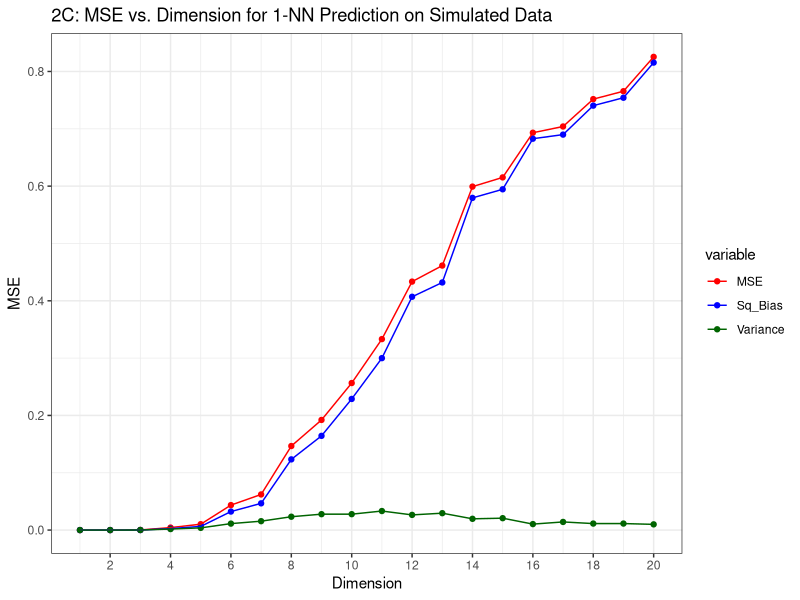
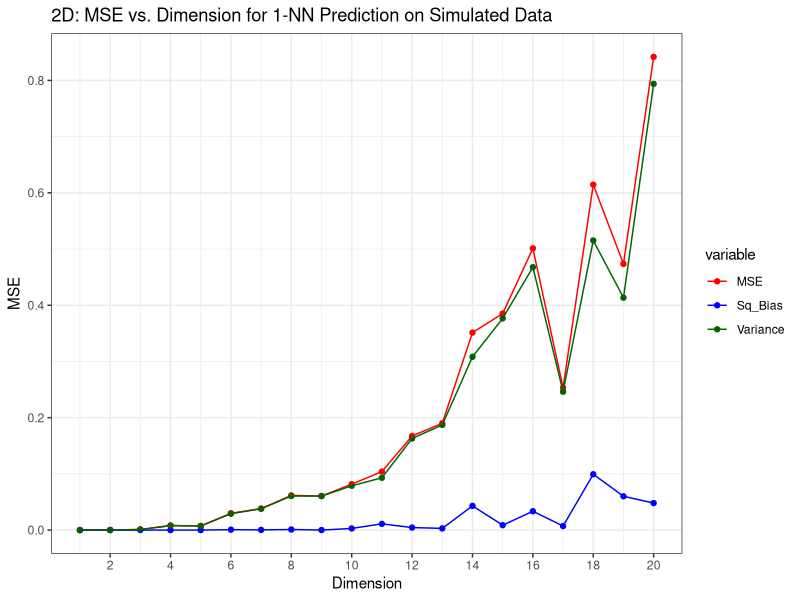

These figures' R source, in order:
## ---- chunk 1
library(class)
library(tidyverse)
library(ggplot2)
library(reshape2)
## ---- chunk 2

set.seed(456)

# generate uniform x
cube <- function(p) {
  x_vects <- matrix(0,1000,p)
  for (i in 1:p) {
    x_vects[,i] = runif(1000, -0.5, 0.5)
  }
  return(x_vects)
}

custom_norm <- function(X, p) {
  if (p == 1) {
    return(rep(0, nrow(X)))
  }
  return(apply(X[,1:floor(p/2), drop=FALSE], 1, function(x) sum(x^2)))
}

# calculate Y and create X,Y df
Y_func <- function(p) {
  X <- cube(p)
  Y <- exp(-8 * custom_norm(X, p))
  data <- as.data.frame(cbind(X,Y))
  names(data) <- c(sapply(seq(1,p), function(x) return(str_interp("X${x}"))), "Y")
  return(data)
}

# Run 100 sims and calc MSE, Bias, Variance
iterate_sims <- function(p, eqn_func, reps=100) {
  estimates <- rep(0,reps)
  for (i in 1:reps) {
    train <- eqn_func(p)
    test.X <- rep(0, ncol(train)-1)
    train.X <- as.matrix(train[,-ncol(train)])
    knn.pred <- knn(train.X,test.X,train$Y,k=1)
    estimate <- as.numeric(as.vector(knn.pred))
    estimates[i] <- estimate
  }
  mse <- mean((estimates - 1)^2)
  sq_bias <- (mean(estimates) - 1)^2
  variance <- mean((estimates - mean(estimates))^2)
  return(c(mse, sq_bias, variance))
}

#Run for p in 1,...,20
dim_matrix <- matrix(0, 20, 4)
for (p in 1:20) {
  mse_stats <- iterate_sims(p, Y_func)
  dim_matrix[p,] <- c(p, mse_stats)
}

dim_df <- as.data.frame(dim_matrix)
names(dim_df) <- c("Dimension", "MSE", "Sq_Bias", "Variance")
dim_tidy <- melt(dim_df, id=c("Dimension"))

dim_tidy %>% ggplot(aes(x=Dimension, y=value, colour=variable)) +
  geom_point() + geom_line() +
  scale_colour_manual(values=c("red","blue","dark green")) +
  scale_x_continuous(breaks = seq(2,20, by=2), limits = c(1, 20)) +
  ylab("MSE") + theme_bw() +
  ggtitle("2C: MSE vs. Dimension for 1-NN Prediction on Simulated Data")
## ---- chunk 3

set.seed(123)

# Sum instead of custom norm
sum_func <- function(X, p) {
  if (p == 1) {
    return(rep(0, nrow(X)))
  }
  return(apply(X[,1:floor(p/2), drop=FALSE], 1, sum))
}

# Generate X,Y using new definition of Y
Y_alternate <- function(p) {
  X <- cube(p)
  Y <- exp(sum_func(X, p))
  data <- as.data.frame(cbind(X,Y))
  names(data) <- c(sapply(seq(1,p), function(x) return(str_interp("X${x}"))),"Y")
  return(data)
}

#Run for p in 1,...,20
dim_d_matrix <- matrix(0, 20, 4)
for (p in 1:20) {
  mse_stats <- iterate_sims(p, Y_alternate)
  dim_d_matrix[p,] <- c(p,mse_stats)
}

dim_d_df <- as.data.frame(dim_d_matrix)
names(dim_d_df) <- c("Dimension", "MSE", "Sq_Bias", "Variance")
dim_d_tidy <- melt(dim_d_df, id=c("Dimension"))

dim_d_tidy %>% ggplot(aes(x=Dimension, y=value, colour=variable)) +
  geom_point() + geom_line() +
  scale_colour_manual(values=c("red","blue","dark green")) +
  scale_x_continuous(breaks = seq(2,20, by=2), limits = c(1, 20)) +
  ylab("MSE") + theme_bw() +
  ggtitle("2D: MSE vs. Dimension for 1-NN Prediction on Simulated Data")

